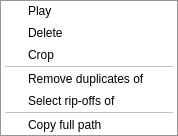
<?xml version="1.0" encoding="UTF-8"?>
<ui version="4.0">
 <class>SingleItemContextMenu</class>
 <widget class="QMenu" name="SingleItemContextMenu">
  <addaction name="PlayAction"/>
  <addaction name="DeleteAction"/>
  <addaction name="CropAction"/>
  <addaction name="separator"/>
  <addaction name="DelDupsAction"/>
  <addaction name="SelRipOffsAction"/>
  <addaction name="separator"/>
  <addaction name="CopyToClipboardAction"/>
  <action name="PlayAction">
   <property name="icon">
    <iconset>
     <normalon>:/playback/play.png</normalon>
    </iconset>
   </property>
   <property name="text">
    <string>Play</string>
   </property>
  </action>
  <action name="DeleteAction">
   <property name="icon">
    <iconset>
     <normalon>:/playlist/delete.png</normalon>
    </iconset>
   </property>
   <property name="text">
    <string>Delete</string>
   </property>
  </action>
  <action name="CropAction">
   <property name="icon">
    <iconset>
     <normalon>:/playlist/crop.png</normalon>
    </iconset>
   </property>
   <property name="text">
    <string>Crop</string>
   </property>
  </action>
  <action name="DelDupsAction">
   <property name="icon">
    <iconset>
     <normalon>:/playlist/delduplicates.png</normalon>
    </iconset>
   </property>
   <property name="text">
    <string>Remove duplicates of</string>
   </property>
  </action>
  <action name="SelRipOffsAction">
   <property name="icon">
    <iconset>
     <normalon>:/playlist/selripoffs.png</normalon>
    </iconset>
   </property>
   <property name="text">
    <string>Select rip-offs of</string>
   </property>
  </action>
  <action name="CopyToClipboardAction">
   <property name="text">
    <string>Copy full path</string>
   </property>
  </action>
 </widget>
</ui>
